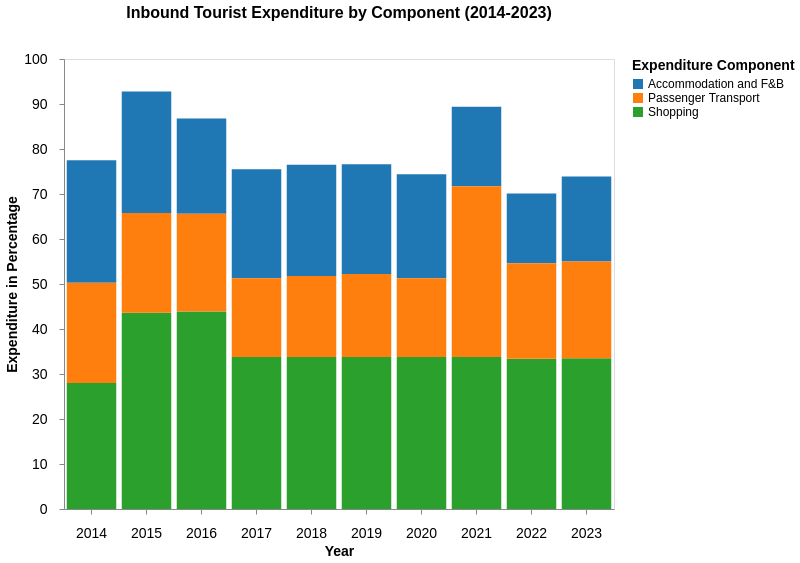

Here is the Vega-Lite specification saved for this chart:
### Vega-Lite specification from a JSON file in a GitHub repository (floating-point values rounded to 4 significant figures)
{"$schema": "https://vega.github.io/schema/vega-lite/v5.json", "title": {"text": "Inbound Tourist Expenditure by Component (2014-2023)", "fontSize": 16, "anchor": "middle", "fontWeight": "bold", "subtitle": " ", "subtitlePadding": 16}, "width": 550, "height": 450, "data": {"values": [{"Year": "2014", "Component": "Shopping", "Expenditure": 28}, {"Year": "2014", "Component": "Accommodation and F&B", "Expenditure": 27.2}, {"Year": "2014", "Component": "Passenger Transport", "Expenditure": 22.3}, {"Year": "2015", "Component": "Shopping", "Expenditure": 43.6}, {"Year": "2015", "Component": "Accommodation and F&B", "Expenditure": 27}, {"Year": "2015", "Component": "Passenger Transport", "Expenditure": 22.2}, {"Year": "2016", "Component": "Shopping", "Expenditure": 43.9}, {"Year": "2016", "Component": "Accommodation and F&B", "Expenditure": 21.2}, {"Year": "2016", "Component": "Passenger Transport", "Expenditure": 21.7}, {"Year": "2017", "Component": "Shopping", "Expenditure": 33.8}, {"Year": "2017", "Component": "Accommodation and F&B", "Expenditure": 24.2}, {"Year": "2017", "Component": "Passenger Transport", "Expenditure": 17.5}, {"Year": "2018", "Component": "Shopping", "Expenditure": 33.8}, {"Year": "2018", "Component": "Accommodation and F&B", "Expenditure": 24.7}, {"Year": "2018", "Component": "Passenger Transport", "Expenditure": 18}, {"Year": "2019", "Component": "Shopping", "Expenditure": 33.8}, {"Year": "2019", "Component": "Accommodation and F&B", "Expenditure": 24.4}, {"Year": "2019", "Component": "Passenger Transport", "Expenditure": 18.4}, {"Year": "2020", "Component": "Shopping", "Expenditure": 33.8}, {"Year": "2020", "Component": "Accommodation and F&B", "Expenditure": 23.1}, {"Year": "2020", "Component": "Passenger Transport", "Expenditure": 17.5}, {"Year": "2021", "Component": "Shopping", "Expenditure": 33.8}, {"Year": "2021", "Component": "Accommodation and F&B", "Expenditure": 17.7}, {"Year": "2021", "Component": "Passenger Transport", "Expenditure": 37.9}, {"Year": "2022", "Component": "Shopping", "Expenditure": 33.4}, {"Year": "2022", "Component": "Accommodation and F&B", "Expenditure": 15.5}, {"Year": "2022", "Component": "Passenger Transport", "Expenditure": 21.2}, {"Year": "2023", "Component": "Shopping", "Expenditure": 33.5}, {"Year": "2023", "Component": "Accommodation and F&B", "Expenditure": 18.9}, {"Year": "2023", "Component": "Passenger Transport", "Expenditure": 21.5}]}, "params": [{"name": "yearSelect", "value": "All", "bind": {"input": "select", "options": ["All", "2014", "2015", "2016", "2017", "2018", "2019", "2020", "2021", "2022", "2023"], "name": "Select Year"}}], "mark": "bar", "encoding": {"x": {"field": "Year", "type": "ordinal", "title": "Year", "axis": {"labelAngle": 0, "labelFontSize": 14, "titleFontSize": 14, "labelPadding": 12, "grid": false}}, "y": {"field": "Expenditure", "type": "quantitative", "title": "Expenditure in Percentage", "axis": {"labelPadding": 12, "labelFontSize": 14, "titleFontSize": 14, "grid": false}, "scale": {"domain": [0, 100]}}, "color": {"field": "Component", "type": "nominal", "title": "Expenditure Component", "scale": {"scheme": "category10"}, "legend": {"title": "Expenditure Component", "orient": "right", "labelFontSize": 12, "titleFontSize": 14, "labelPadding": 12}}, "opacity": {"condition": [{"test": "yearSelect == 'All'", "value": 1}, {"test": "datum.Year == yearSelect", "value": 1}], "value": 0.3}, "tooltip": [{"field": "Year", "title": "Year"}, {"field": "Component", "title": "Expenditure Component"}, {"field": "Expenditure", "title": "Expenditure in Percentage", "format": ".2f"}]}}
